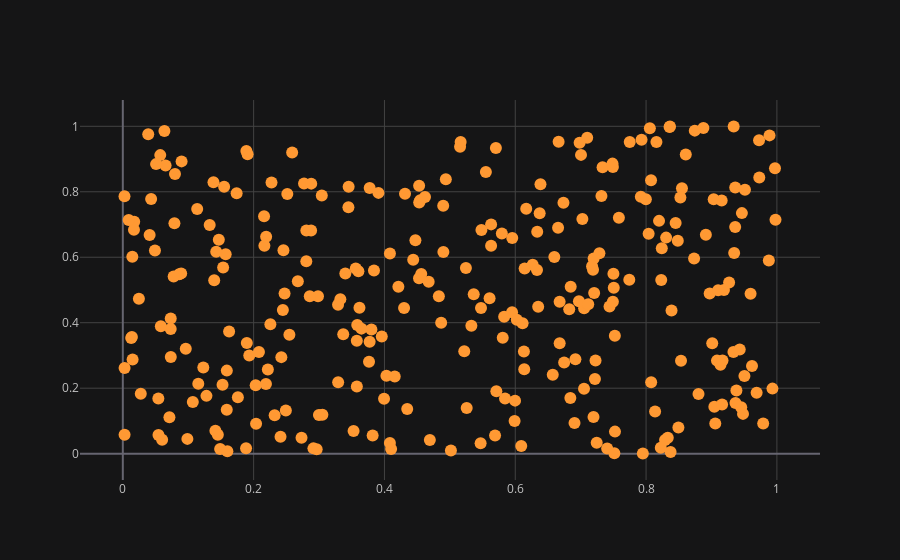

This figure's notebook cell:
### Code cell
df.iplot(x= "a", y= "b", mode= "markers")

### Figure 1 — Plotly figure (JSON) as saved in the notebook; plotly's stock layout.template omitted (floating-point values rounded to 4 significant figures; data arrays with more than 128 entries replaced by an {"elided": "..."} marker saying what was removed)
{"data": [{"line": {"color": "rgba(255, 153, 51, 1.0)", "dash": "solid", "shape": "linear", "width": 1.3}, "marker": {"size": 12, "symbol": "circle"}, "mode": "markers", "name": "b", "text": "", "type": "scatter", "x": {"elided": "300 float values"}, "y": {"elided": "300 float values"}}], "layout": {"legend": {"bgcolor": "#151516", "font": {"color": "#D9D9D9"}}, "paper_bgcolor": "#151516", "plot_bgcolor": "#151516", "title": {"font": {"color": "#D9D9D9"}}, "xaxis": {"gridcolor": "#434343", "showgrid": true, "tickfont": {"color": "#C2C2C2"}, "title": {"font": {"color": "#D9D9D9"}, "text": ""}, "zerolinecolor": "#666570"}, "yaxis": {"gridcolor": "#434343", "showgrid": true, "tickfont": {"color": "#C2C2C2"}, "title": {"font": {"color": "#D9D9D9"}, "text": ""}, "zerolinecolor": "#666570"}}}
